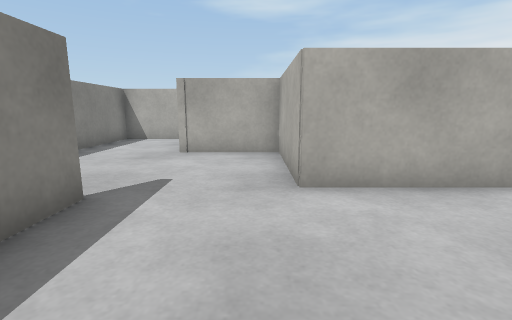
[1] (above)

19 first-person views from a walk through a Webots world. The camera is 0.57 m above the floor, tilts 10° down and sees 85° across. The floor is counted in squares, 0.5 m on a side. Each view is taken from the middle of a square. On the plan, view 1 faces up. The plan holds only what a view shows up to about 12 squares ahead; the rest is blank. Robots are left out. Simple shapes and patterns stand in for the simulator's stock objects.

[2]
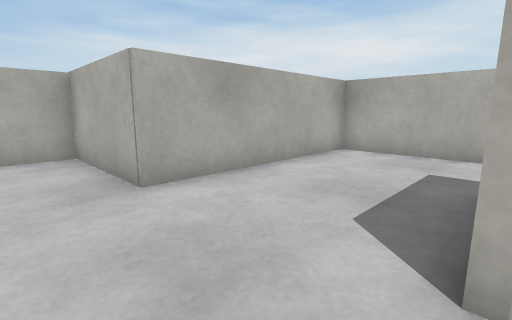

[3]
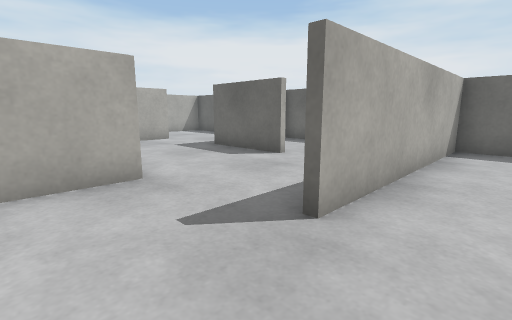

[4]
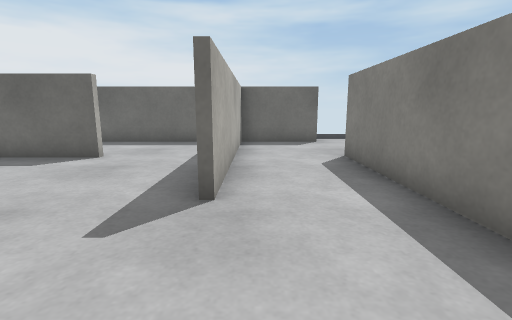

[5]
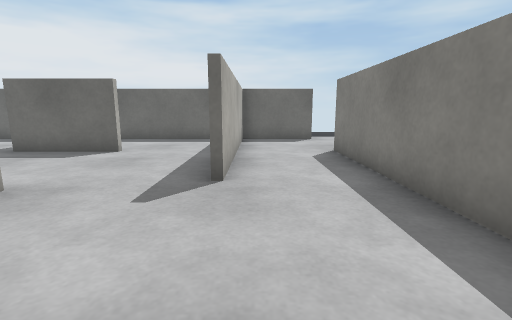

[6]
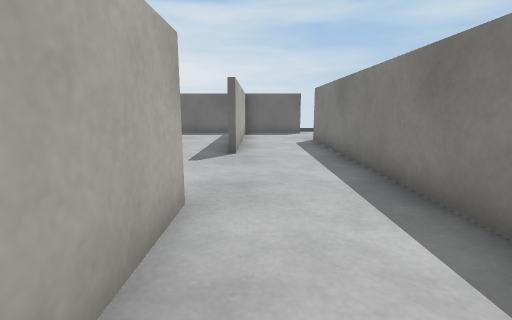

[7]
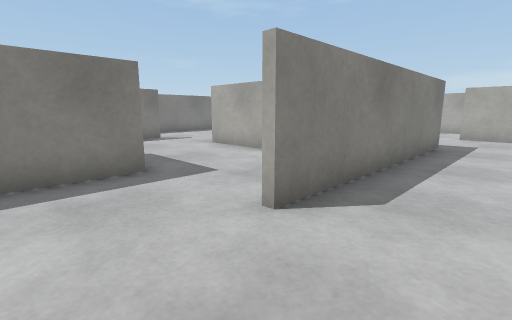

[8]
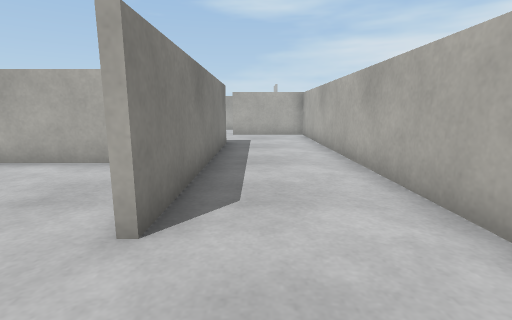

[9]
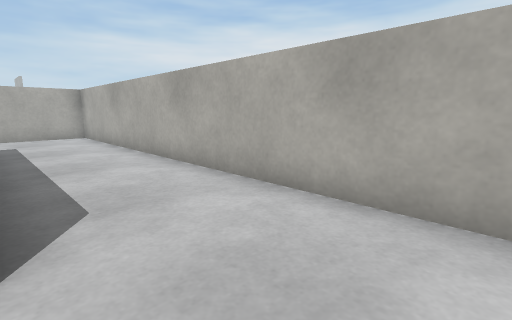

[10]
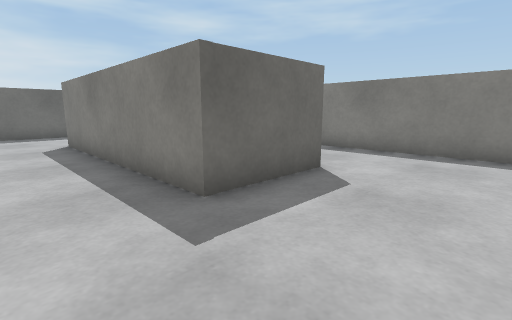

[11]
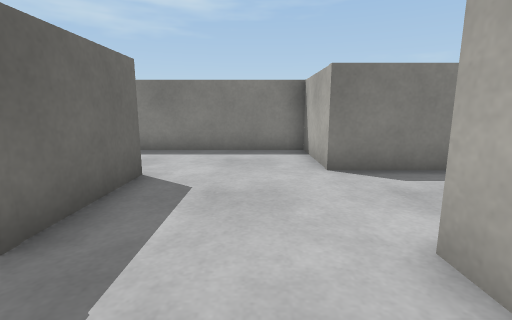

[12]
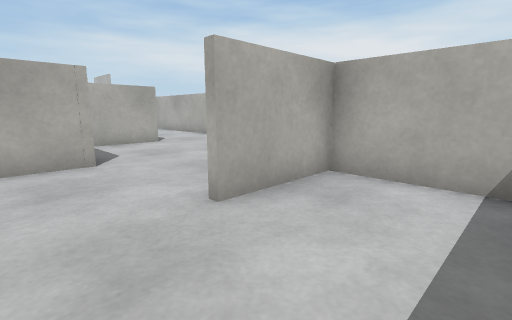

[13]
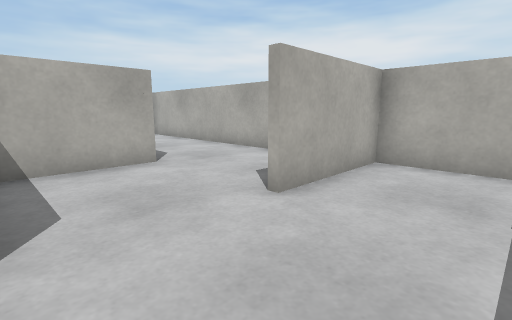

[14]
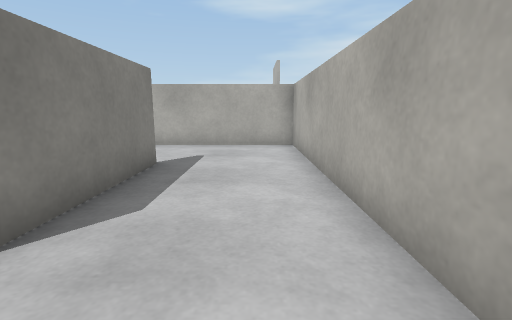

[15]
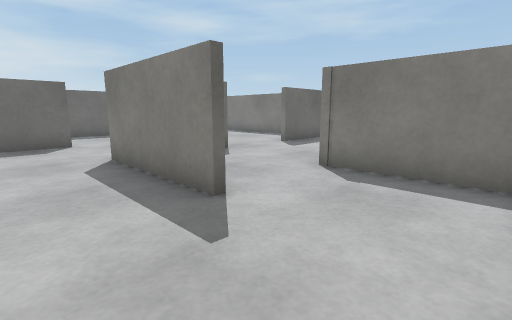

[16]
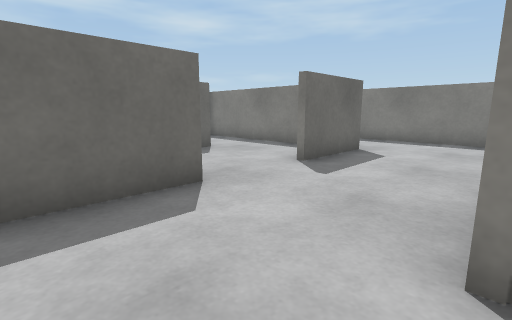

[17]
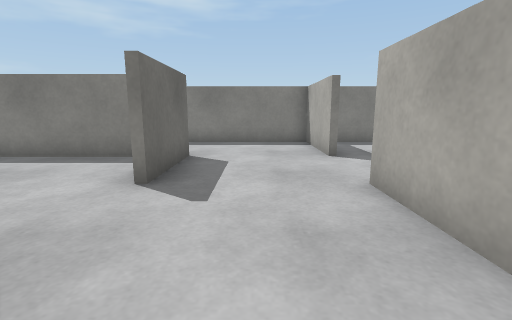

[18]
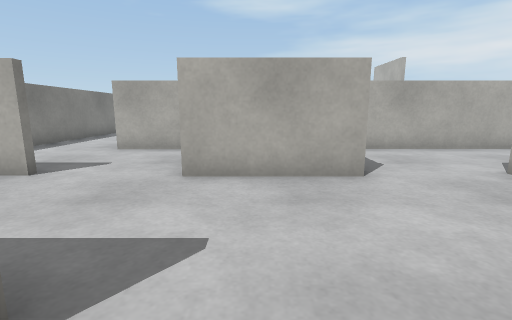

[19]
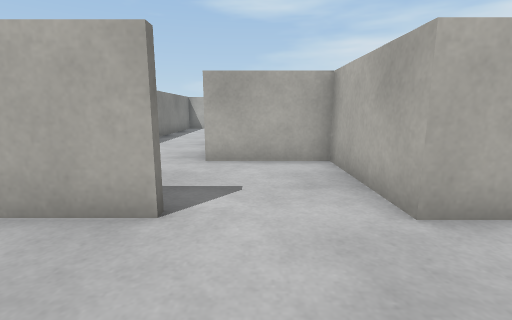

### Floor plan
Points are (right, up) in squares from view 1. A wall is a line through its corners. A room is listed if a view was taken in it or the views show most of it. See-through windows are left out.
Room 1 (views 1, 2, 7, 8, 9, 10, 11, 12, 13)
walls: (6.7, 5) (6.7, 7.7) (4, 7.7); (4, 7.9) (6.8, 7.9) (6.8, 0.2); (6.7, 0.2) (6.7, 4.1) (0.6, 4.1); (0.8, 0.2) (3.9, 0.2) (3.9, -1.9); (3.7, 11.4) (0.8, 11.4) (0.8, 5.9); (-2.3, 3.6) (-2.3, 2.2); (6.1, -3.4) (8.4, -3.4); (10.2, -2) (10.2, 11.4) (6.9, 11.4)
ways out: opening at (-0.5, 3) to room 2; opening at (-0.5, 0) to room 5; opening at (5.5, 12) to room 6
Room 2 (views 3, 4, 5, 6)
walls: (0.6, 4.1) (0.6, 7.7) (-2.1, 7.7) (-2.1, 10.2); (-3.1, 11.4) (-5.3, 11.4) (-5.3, -0.1); (-5.4, -3.4) (-2.5, -3.4) (-2.5, 3.6)
ways out: opening at (-0.5, 3) to room 1; opening at (-5, -1.5)
Room 3 (views 14, 15, 16)
walls: (6.8, 19.1) (6.8, 15); (10.2, 14.1) (10.2, 22.4) (5.3, 22.4); (3.9, 21.9) (3.9, 18.8); (6.9, 11.7) (8.6, 11.7)
ways out: opening at (5.5, 19) to room 4; opening at (7, 13.5) to room 6
Room 4 (views 17, 18, 19)
walls: (-2.2, 15.2) (0.8, 15.2); (-1.9, 14) (-1.9, 9.6); (-2, 18.8) (-5.3, 18.8) (-5.3, 13.7); (3.4, 15.2) (6, 15.2); (0.6, 11.7) (1.1, 11.7); (3.9, 18.8) (0.6, 18.8) (0.6, 22.4) (-2.2, 22.4); (-5.3, 21.4) (-5.3, 20)
ways out: opening at (5.5, 19) to room 3; opening at (-3.5, 22)
Room 5 (no view inside)
walls: (-1.2, -3.4) (3.6, -3.4)
ways out: opening at (-0.5, 0) to room 1
Room 6 (no view inside)
walls: (3.7, 13.7) (3.7, 11.4); (6.8, 15) (4.1, 15)
ways out: opening at (5.5, 12) to room 1; opening at (7, 13.5) to room 3

Positions as (right, up) in squares from view 1, and headings:
1: (0, 0), facing up
2: (-1, 0), facing up-right
3: (-4, 6), facing down-right
4: (-3, 7), facing down
5: (-3, 8), facing down
6: (-3, 11), facing down
7: (9, -2), facing up-left
8: (8, -2), facing up
9: (7, -2), facing up-right
10: (9, 11), facing down-left
11: (9, 10), facing left
12: (2, 5), facing up-right
13: (4, 9), facing up-right
14: (9, 13), facing up
15: (9, 22), facing down-left
16: (6, 19), facing down-left
17: (5, 17), facing left
18: (2, 14), facing up
19: (-1, 16), facing up
